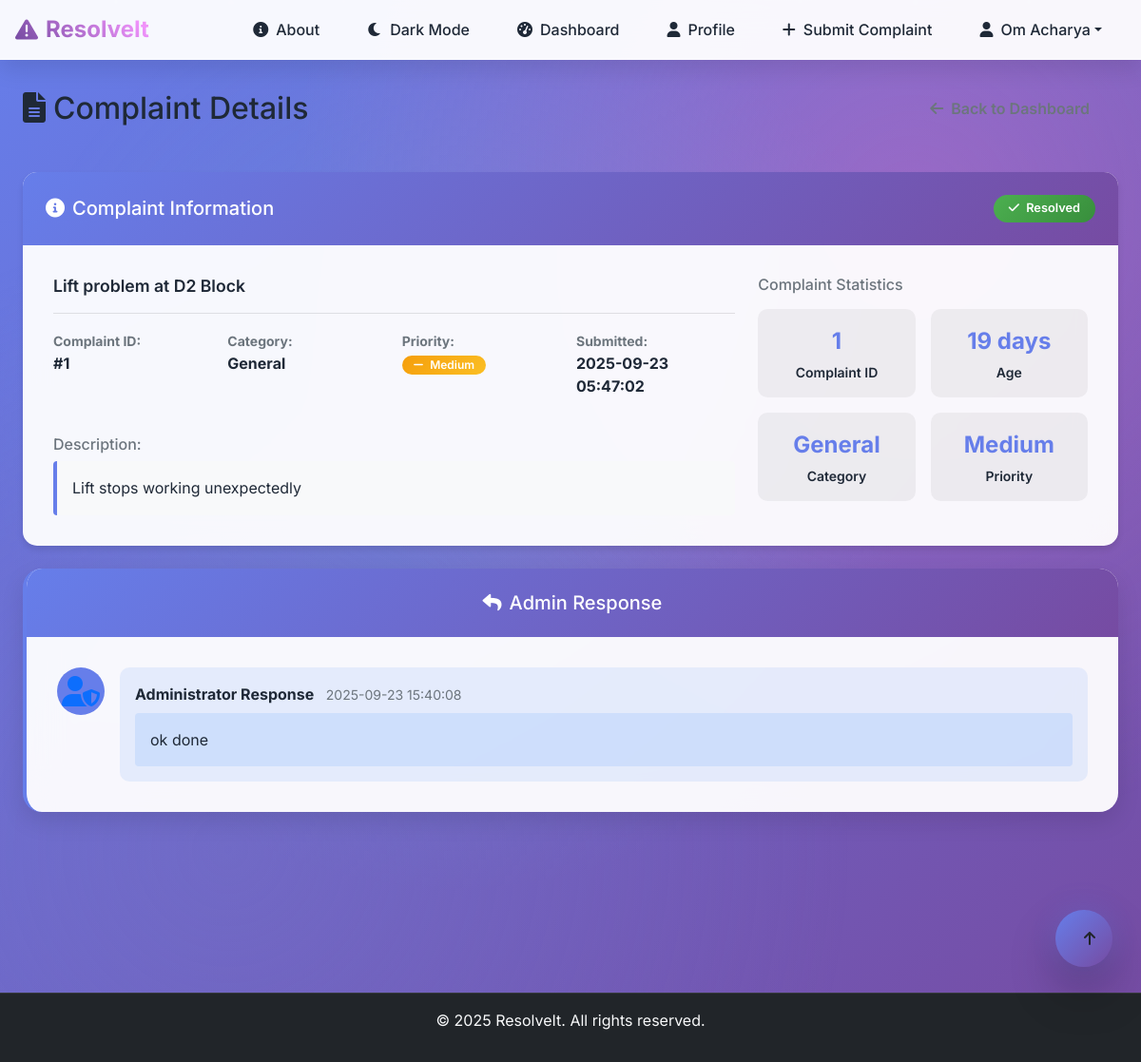
The page /complaint/1 (signed in) on the database its author committed.
### tables this page shows
CREATE TABLE users (
            id INTEGER PRIMARY KEY AUTOINCREMENT,
            name TEXT NOT NULL,
            email TEXT UNIQUE NOT NULL,
            password TEXT NOT NULL,
            role TEXT DEFAULT 'user'
        , address TEXT DEFAULT "");

CREATE TABLE complaints (
            id INTEGER PRIMARY KEY AUTOINCREMENT,
            user_id INTEGER NOT NULL,
            title TEXT NOT NULL,
            description TEXT NOT NULL,
            status TEXT DEFAULT 'Pending',
            created_at TIMESTAMP DEFAULT CURRENT_TIMESTAMP, category TEXT DEFAULT "General", priority TEXT DEFAULT "Medium", admin_reply TEXT, replied_at TIMESTAMP,
            FOREIGN KEY (user_id) REFERENCES users (id)
        );

### app.py (the view)
@app.route('/complaint/<int:complaint_id>')
@login_required
def view_complaint_details(complaint_id):
    conn = get_db_connection()
    complaint = conn.execute('''
        SELECT c.*, u.name as user_name, u.email as user_email
        FROM complaints c
        JOIN users u ON c.user_id = u.id
        WHERE c.id = ?
    ''', (complaint_id,)).fetchone()
    conn.close()
    if not complaint:
        flash('Complaint not found.', 'error')
        return redirect(url_for('user_dashboard'))
    if current_user.role != 'admin' and complaint['user_id'] != current_user.id:
        flash('Access denied. You can only view your own complaints.', 'error')
        return redirect(url_for('user_dashboard'))
    return render_template('complaint_details.html', complaint=complaint)

### app.py (called while the page is built)
def validate_database_integrity():
    try:
        conn = sqlite3.connect(DATABASE)
        cursor = conn.cursor()
        cursor.execute("SELECT name FROM sqlite_master WHERE type='table' AND name='complaints'")
        if not cursor.fetchone():
            print("[integrity] Complaints table missing!")
            return False
        cursor.execute("SELECT COUNT(*) FROM complaints")
        complaint_count = cursor.fetchone()[0]
        print(f"[integrity] Found {complaint_count} complaints in database")
        cursor.execute("SELECT COUNT(*) FROM complaints WHERE created_at > datetime('now', '-1 day')")
        recent_count = cursor.fetchone()[0]
        print(f"[integrity] Found {recent_count} recent complaints")
        conn.close()
        return True
    except Exception as e:
        print(f"[integrity] Database integrity check failed: {e}")
        return False

def get_db_connection():
    if not validate_database_integrity():
        print("[db] Database integrity issues detected, attempting restore...")
        restore_database()
    conn = sqlite3.connect(DATABASE)
    conn.row_factory = sqlite3.Row
    return conn

@login_manager.user_loader
def load_user(user_id):
    conn = get_db_connection()
    user = conn.execute('SELECT * FROM users WHERE id = ?', (user_id,)).fetchone()
    conn.close()
    if user:
        return User(user['id'], user['name'], user['email'], user['role'])
    return None

### templates/complaint_details.html (shortened to what this page needs)
{% extends "base.html" %}
{% block content %}
<div class="row mb-4">
    <div class="col-12">
        <div class="d-flex justify-content-between align-items-center mb-3">
            <h2 class="gradient-text mb-0">
                <i class="fas fa-file-alt me-2"></i>Complaint Details
            </h2>
            <div class="d-flex gap-2">
                <a href="{{ url_for('user_dashboard') }}" class="btn btn-outline-secondary">
                    <i class="fas fa-arrow-left me-2"></i>Back to Dashboard
                </a>
            </div>
        </div>
    </div>
</div>
<div class="row mb-4">
    <div class="col-12">
        <div class="card complaint-details-card">
            <div class="card-header d-flex justify-content-between align-items-center">
                <h5 class="mb-0">
                    <i class="fas fa-info-circle me-2"></i>Complaint Information
                </h5>
                <div class="d-flex gap-2">
                    <span class="badge
                        {% if complaint.status == 'Pending' %}bg-warning
                        {% elif complaint.status == 'In Progress' %}bg-info
                        {% elif complaint.status == 'Resolved' %}bg-success
                        {% endif %} rounded-pill">
                        <i class="fas fa-{{ 'clock' if complaint.status == 'Pending' else 'cog' if complaint.status == 'In Progress' else 'check' }} me-1"></i>
                        {{ complaint.status }}
                    </span>
                </div>
            </div>
            <div class="card-body">
                <div class="row">
                    <div class="col-12 col-md-8">
                        <h4 class="complaint-title mb-3">{{ complaint.title }}</h4>
                        <div class="complaint-meta mb-4">
                            <div class="row g-3">
                                <div class="col-6 col-md-3">
                                    <div class="meta-item">
                                        <strong class="text-muted small">Complaint ID:</strong>
                                        <div class="fw-bold">#{{ complaint.id }}</div>
                                    </div>
                                </div>
                                <div class="col-6 col-md-3">
                                    <div class="meta-item">
                                        <strong class="text-muted small">Category:</strong>
                                        <div class="fw-bold">{{ complaint.category }}</div>
                                    </div>
                                </div>
                                <div class="col-6 col-md-3">
                                    <div class="meta-item">
                                        <strong class="text-muted small">Priority:</strong>
                                        <div class="fw-bold">
                                            <span class="badge priority-badge
                                                {% if complaint.priority == 'Low' %}priority-low
                                                {% elif complaint.priority == 'Medium' %}priority-medium
                                                {% elif complaint.priority == 'High' %}priority-high
                                                {% elif complaint.priority == 'Urgent' %}priority-urgent
                                                {% endif %} rounded-pill">
                                                <i class="fas fa-{{ 'arrow-down' if complaint.priority == 'Low' else 'minus' if complaint.priority == 'Medium' else 'arrow-up' if complaint.priority == 'High' else 'exclamation' }} me-1"></i>
                                                {{ complaint.priority }}
                                            </span>
                                        </div>
                                    </div>
                                </div>
                                <div class="col-6 col-md-3">
                                    <div class="meta-item">
                                        <strong class="text-muted small">Submitted:</strong>
                                        <div class="fw-bold">{{ complaint.created_at }}</div>
                                    </div>
                                </div>
                            </div>
                        </div>
                        <div class="complaint-description">
                            <h6 class="text-muted mb-2">Description:</h6>
                            <div class="description-content p-3 bg-light rounded">
                                {{ complaint.description|replace('\n', '<br>')|safe }}
                            </div>
                        </div>
                    </div>
                    <div class="col-12 col-md-4">
                        <div class="complaint-stats">
                            <h6 class="text-muted mb-3">Complaint Statistics</h6>
                            <div class="stats-grid">
                                <div class="stat-item">
                                    <div class="stat-value">{{ complaint.id }}</div>
                                    <div class="stat-label">Complaint ID</div>
                                </div>
                                <div class="stat-item">
                                    <div class="stat-value">
                                        {% set days_old = (complaint.created_at|string|length) %}
                                        {{ days_old }} days
                                    </div>
                                    <div class="stat-label">Age</div>
                                </div>
                                <div class="stat-item">
                                    <div class="stat-value">{{ complaint.category }}</div>
                                    <div class="stat-label">Category</div>
                                </div>
                                <div class="stat-item">
                                    <div class="stat-value">{{ complaint.priority }}</div>
                                    <div class="stat-label">Priority</div>
                                </div>
                            </div>
                        </div>
                    </div>
                </div>
            </div>
        </div>
    </div>
</div>
{% if complaint.admin_reply %}
<div class="row mb-4">
    <div class="col-12">
        <div class="card admin-reply-card">
            <div class="card-header">
                <h5 class="mb-0">
                    <i class="fas fa-reply me-2"></i>Admin Response
                </h5>
            </div>
            <div class="card-body">
                <div class="admin-reply-content">
                    <div class="d-flex align-items-start">
                        <div class="admin-avatar me-3">
                            <i class="fas fa-user-shield fa-2x text-primary"></i>
                        </div>
                        <div class="reply-content flex-grow-1">
                            <div class="reply-header mb-2">
                                <strong>Administrator Response</strong>
                                {% if complaint.replied_at %}
                                <small class="text-muted ms-2">{{ complaint.replied_at }}</small>
                                {% endif %}
                            </div>
                            <div class="reply-text p-3 bg-primary bg-opacity-10 rounded">
                                {{ complaint.admin_reply|replace('\n', '<br>')|safe }}
                            </div>
                        </div>
                    </div>
                </div>
            </div>
        </div>
    </div>
</div>
{% endif %}
<div class="row">
    <div class="col-12">
    </div>
</div>
{% endblock %}

### templates/base.html (shortened to what this page needs)
<!DOCTYPE html>
<html lang="en">
<head>
    <link href="https://cdn.jsdelivr.net/npm/bootstrap@5.1.3/dist/css/bootstrap.min.css" rel="stylesheet">
    <link href="https://cdnjs.cloudflare.com/ajax/libs/font-awesome/6.0.0/css/all.min.css" rel="stylesheet">
    <link href="{{ url_for('static', filename='style.css') }}" rel="stylesheet">
</head>
<body>
    <nav class="navbar navbar-expand-lg navbar-dark bg-dark">
        <div class="container-fluid px-3">
            <a class="navbar-brand d-flex align-items-center" href="{{ url_for('index') }}">
                <i class="fas fa-exclamation-triangle me-2"></i>
                <span class="d-none d-sm-inline">ResolveIt</span>
            </a>
            <div class="collapse navbar-collapse" id="navbarNav">
                <ul class="navbar-nav ms-auto">
                    <li class="nav-item">
                        <a class="nav-link d-flex align-items-center" href="{{ url_for('about') }}">
                            <i class="fas fa-info-circle me-2"></i>
                            <span>About</span>
                        </a>
                    </li>
                    <li class="nav-item">
                        <button class="btn btn-link nav-link d-flex align-items-center" id="darkModeToggle" onclick="toggleDarkMode()">
                            <i class="fas fa-moon me-2" id="darkModeIcon"></i>
                            <span id="darkModeText">Dark Mode</span>
                        </button>
                    </li>
                    {% if current_user.is_authenticated %}
                        {% if current_user.role == 'admin' %}
                            <li class="nav-item">
                                <a class="nav-link d-flex align-items-center" href="{{ url_for('admin_dashboard') }}">
                                    <i class="fas fa-tachometer-alt me-2"></i>
                                    <span class="d-none d-md-inline">Admin Dashboard</span>
                                    <span class="d-inline d-md-none">Dashboard</span>
                                </a>
                            </li>
                        {% else %}
                            <li class="nav-item">
                                <a class="nav-link d-flex align-items-center" href="{{ url_for('user_dashboard') }}">
                                    <i class="fas fa-tachometer-alt me-2"></i>
                                    <span class="d-none d-md-inline">Dashboard</span>
                                </a>
                            </li>
                            <li class="nav-item">
                                <a class="nav-link d-flex align-items-center" href="{{ url_for('profile') }}">
                                    <i class="fas fa-user me-2"></i>
                                    <span class="d-none d-md-inline">Profile</span>
                                </a>
                            </li>
                            <li class="nav-item">
                                <a class="nav-link d-flex align-items-center" href="{{ url_for('submit_complaint') }}">
                                    <i class="fas fa-plus me-2"></i>
                                    <span class="d-none d-md-inline">Submit Complaint</span>
                                </a>
                            </li>
                        {% endif %}
                        <li class="nav-item dropdown">
                            <a class="nav-link dropdown-toggle d-flex align-items-center" href="#" id="navbarDropdown" role="button" data-bs-toggle="dropdown" aria-expanded="false">
                                <i class="fas fa-user me-2"></i>
                                <span class="d-none d-lg-inline">{{ current_user.name }}</span>
                            </a>
                        </li>
                    {% endif %}
                </ul>
            </div>
        </div>
    </nav>
    <div class="particles">
    </div>
    <main class="container-fluid px-3 px-md-4 mt-3 mt-md-4 fade-in">
        {% block content %}{% endblock %}
    </main>
    <footer class="bg-dark text-light text-center py-3 mt-5">
        <div class="container">
            <p>&copy; 2025 ResolveIt. All rights reserved.</p>
        </div>
    </footer>
    <button class="btn btn-floating" onclick="scrollToTop()" title="Back to Top">
        <i class="fas fa-arrow-up"></i>
    </button>
</body>
</html>

### templates/complaint_details.html (style rules this page uses)
.complaint-details-card { border: none; box-shadow: 0 4px 6px rgba(0, 0, 0, 0.1); border-radius: 15px; }
.complaint-title { color: var(--dark-color); font-weight: 600; line-height: 1.3; }
.meta-item { margin-bottom: 1rem; }
.description-content { background: rgba(0, 0, 0, 0.05); border-left: 4px solid var(--primary-color); font-size: 1rem; line-height: 1.6; }
.stats-grid { display: grid; grid-template-columns: 1fr 1fr; gap: 1rem; }
.stat-item { text-align: center; padding: 1rem; background: rgba(0, 0, 0, 0.05); border-radius: 10px; }
.stat-value { font-size: 1.5rem; font-weight: 700; color: var(--primary-color); }
.stat-label { font-size: 0.875rem; color: var(--text-muted); margin-top: 0.25rem; }
.admin-reply-card { border-left: 4px solid var(--primary-color); }
.admin-avatar { width: 50px; height: 50px; background: var(--primary-color); border-radius: 50%; display: flex; align-items: center; justify-content: center; color: white; }
.reply-content { background: rgba(59, 130, 246, 0.1); border-radius: 10px; padding: 1rem; }

### rows shown on the page
users: name "Om Acharya"
complaints: status "Resolved", title "Lift problem at D2 Block", id "1", category "General", priority "Medium", created_at "2025-09-23 05:47:02", description "Lift stops working unexpectedly", replied_at "2025-09-23 15:40:08", admin_reply "ok done"

### other values the page prints
{{ days_old }} "19"
